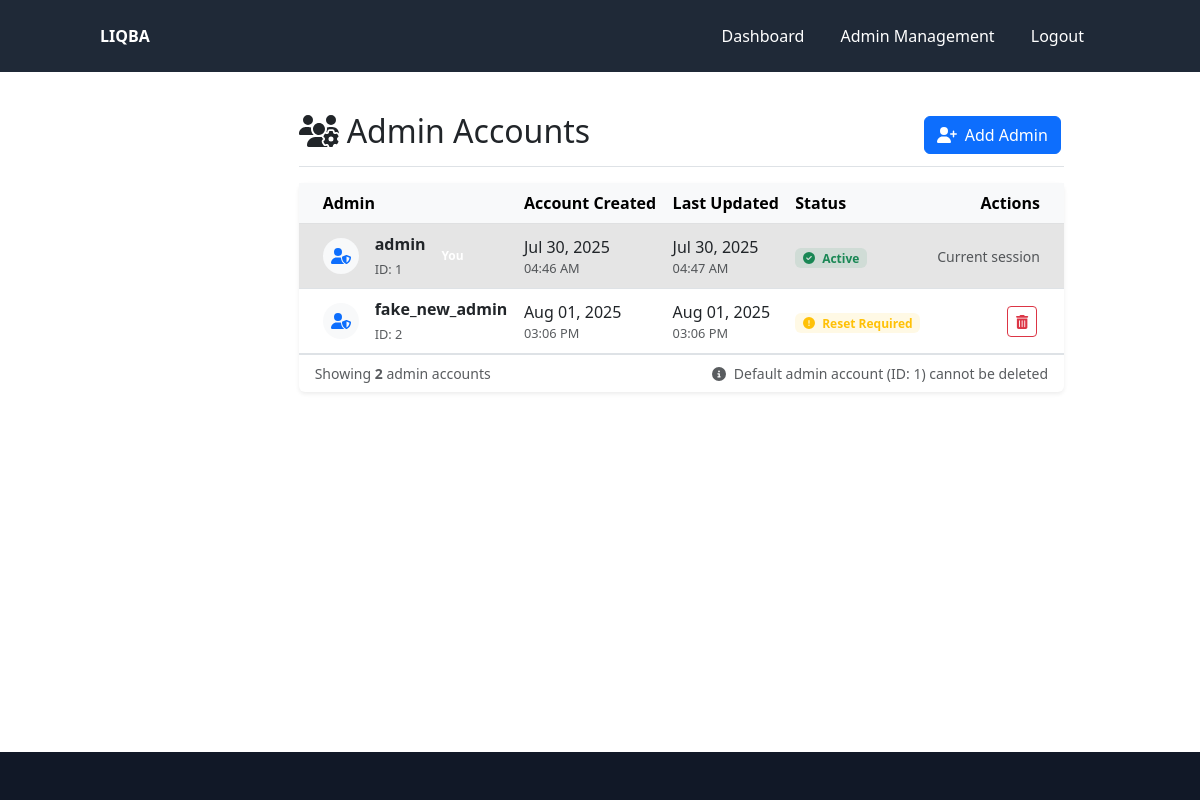
Screenshot of /admin/admin/list (signed in) with the database file from the repository.
### models/admin.py (models this page shows, shortened)
class Admin(db.Model, UserMixin):
    __tablename__ = 'admin'
    id = db.Column(db.Integer, primary_key=True)
    username = db.Column(db.String(50), unique=True, nullable=False)
    password_hash = db.Column(db.String(128), nullable=False)
    needs_password_change = db.Column(db.Boolean, default=True, nullable=False)
    created_at = db.Column(db.DateTime, server_default=db.func.now())
    updated_at = db.Column(db.DateTime, server_default=db.func.now(), onupdate=db.func.now())

### controllers/admin_controller.py (the view)
@admin_bp.route('/admin/list')
@admin_login_required
def list_admins():
    admins = Admin.query.order_by(Admin.username).all()
    return render_template('admin/list_admins.html', admins=admins)

### controllers/admin_controller.py (called while the page is built)
def admin_login_required(f):
    @wraps(f)
    def decorated_function(*args, **kwargs):
        if 'admin_id' not in session:
            flash('Please login first', 'warning')
            return redirect(url_for('admin.login'))
        return f(*args, **kwargs)
    return decorated_function

@admin_bp.before_request
def check_password_change():
    if 'admin_id' not in session or request.endpoint in ['admin.logout', 'admin.change_password', 'static']:
        return
    admin = Admin.query.get(session['admin_id'])
    if admin and admin.needs_password_change:
        if request.endpoint != 'admin.change_password':
            return redirect(url_for('admin.change_password'))

### controllers/reader_controller.py (called while the page is built)
@login_manager.user_loader
def load_reader(reader_id):
    return Reader.query.get(int(reader_id))

### templates/admin/list_admins.html (shortened to what this page needs)
{% extends "admin/base.html" %}
{% block page_title %}<i class="fas fa-users-cog me-2"></i>Admin Accounts{% endblock %}
{% block page_actions %}
    <a href="{{ url_for('admin.create_admin') }}" class="btn btn-primary">
        <i class="fas fa-user-plus me-1"></i> Add Admin
    </a>
{% endblock %}
{% block admin_content %}
<div class="card border-0 shadow-sm">
    <div class="card-body p-0">
        {% if admins %}
        <div class="table-responsive">
            <table class="table table-hover align-middle mb-0">
                <thead class="table-light">
                    <tr>
                        <th class="ps-4">Admin</th>
                        <th>Account Created</th>
                        <th>Last Updated</th>
                        <th>Status</th>
                        <th class="text-end pe-4">Actions</th>
                    </tr>
                </thead>
                <tbody>
                    {% for admin in admins %}
                    <tr class="{% if admin.id == session.get('admin_id') %}table-active{% endif %}">
                        <td class="ps-4">
                            <div class="d-flex align-items-center">
                                <div class="avatar-sm bg-light rounded-circle d-flex align-items-center justify-content-center me-3" style="width: 36px; height: 36px;">
                                    <i class="fas fa-user-shield text-primary"></i>
                                </div>
                                <div>
                                    <div class="fw-semibold">{{ admin.username }}</div>
                                    <small class="text-muted">ID: {{ admin.id }}</small>
                                </div>
                                {% if admin.id == session.get('admin_id') %}
                                    <span class="badge bg-primary-soft ms-2">You</span>
                                {% endif %}
                            </div>
                        </td>
                        <td>
                            <div class="d-flex flex-column">
                                <span>{{ admin.created_at.strftime('%b %d, %Y') }}</span>
                                <small class="text-muted">{{ admin.created_at.strftime('%I:%M %p') }}</small>
                            </div>
                        </td>
                        <td>
                            <div class="d-flex flex-column">
                                <span>{{ admin.updated_at.strftime('%b %d, %Y') }}</span>
                                <small class="text-muted">{{ admin.updated_at.strftime('%I:%M %p') }}</small>
                            </div>
                        </td>
                        <td>
                            {% if admin.needs_password_change %}
                                <span class="badge bg-warning bg-opacity-10 text-warning">
                                    <i class="fas fa-exclamation-circle me-1"></i> Reset Required
                                </span>
                            {% else %}
                                <span class="badge bg-success bg-opacity-10 text-success">
                                    <i class="fas fa-check-circle me-1"></i> Active
                                </span>
                            {% endif %}
                        </td>
                        <td class="text-end pe-4">
                            {% if admin.id != session.get('admin_id') %}
                                <div class="btn-group" role="group">
                                    {% if admin.id == 1 %}
                                    <button class="btn btn-sm btn-outline-danger" disabled>
                                        <i class="fas fa-trash-alt"></i>
                                    </button>
                                    {% else %}
                                    <button class="btn btn-sm btn-outline-danger"
                                            data-bs-toggle="modal"
                                            data-bs-target="#deleteModal{{ admin.id }}"
                                            data-bs-placement="top"
                                            title="Delete Admin">
                                        <i class="fas fa-trash-alt"></i>
                                    </button>
                                    {% endif %}
                                </div>
                            {% else %}
                                <span class="text-muted small">Current session</span>
                            {% endif %}
                        </td>
                    </tr>
                    {% endfor %}
                </tbody>
            </table>
        </div>
        {% endif %}
    </div>
    {% if admins %}
    <div class="card-footer bg-transparent border-top">
        <div class="d-flex justify-content-between align-items-center">
            <div class="text-muted small">
                Showing <strong>{{ admins|length }}</strong> admin account{{ '' if admins|length == 1 else 's' }}
            </div>
            <div class="text-muted small">
                <i class="fas fa-info-circle me-1"></i> Default admin account (ID: 1) cannot be deleted
            </div>
        </div>
    </div>
    {% endif %}
</div>
{% endblock %}

### templates/base.html (style rules this page uses)
.btn { margin: 0.2rem; }
html, body { height: 100%; }
body { display: flex; flex-direction: column; }

### rows the page displays
Admin: username "admin", id "1", shows "You", created_at "Jul 30, 2025", created_at "04:46 AM", updated_at "Jul 30, 2025", updated_at "04:47 AM", needs_password_change False (drawn), shows "Current session"
Admin: username "fake_new_admin", id "2", created_at "Aug 01, 2025", created_at "03:06 PM", updated_at "Aug 01, 2025", updated_at "03:06 PM", needs_password_change True (drawn)

### other values shown
{{ admins|length }} "2"
{{ '' if admins|length == 1 else 's' }} "s"
